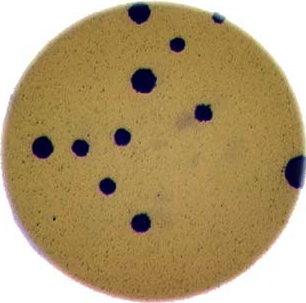
#> input picture 10-challenges/morphometrics/colonies01.tif, 306 x 303 px
$ python process.py colonies01.tif 1.0 1.0   (older library calls are emulated)
#> lines starting #> are read from the running program, lines starting #| are printed output that depends on the picture
import sys
import skimage.io
from skimage.viewer import ImageViewer

filename = sys.argv[1]
sigma_y = float(sys.argv[2])
sigma_x = float(sys.argv[3])

image = skimage.io.imread(fname=filename, as_gray=True)
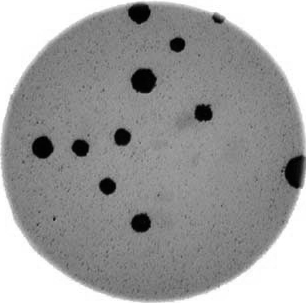
#> image: shape (303, 306) float64; min 0.00223, max 1, mean 0.617
#> (the run stopped early here; a loop or call above may not have finished)

$ run again, on 10-challenges/morphometrics/colonies03.tif
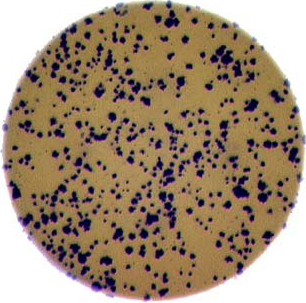
#> input picture 10-challenges/morphometrics/colonies03.tif, 306 x 303 px
#> `image = skimage.io.imread(fname=filename, as_gray=True)`:
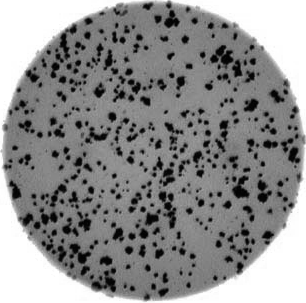
#> image: shape (303, 306) float64; min 0, max 1, mean 0.566
